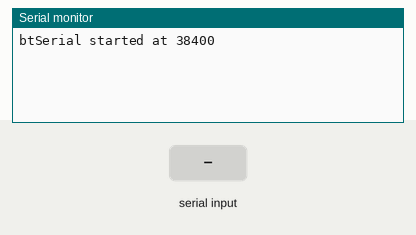
Simulated run of this sketch. Board: Arduino Uno, built with avr-gcc and run on an emulated ATmega328P. Shown: the last lines printed to the serial monitor. The inputs (shaded band) are chosen by the test bench.

Above: at 1.2 s.
1.3 s: "1" received over the second serial link
At 1.9 s:
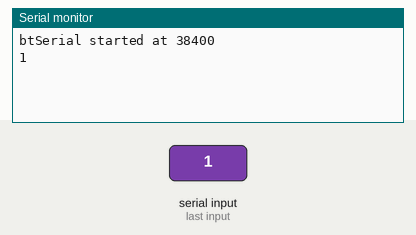
2.8 s: "0" received over the second serial link
At 4.2 s:
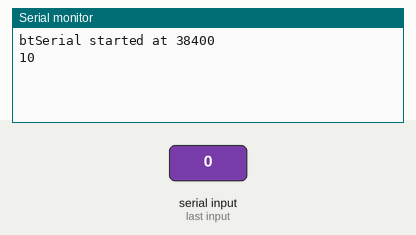

Measured:
- after the input at 1.3 s, the serial monitor: prints a new line at once (image 1)
- after the input at 2.8 s, the serial monitor: prints a new line at once (image 2)

The sketch:

bluetooth-config.ino
```cpp
// To connect your ps3 controller,go to Tools-->Library Manager-->serach for ps3 host controller and install
// Remember to include <Ps3Controller.h>
// To configure your HC05 as a slave,connect it to your arduino board the connect the arduino to the laptop
//Run This code
#include <SoftwareSerial.h>
SoftwareSerial btSerial(0, 1); // RX | TX

void setup()
{
    Serial.begin(9600);

    btSerial.begin(38400);
    Serial.println("btSerial started at 38400");
}

void loop()
{
  // Keep reading from Arduino Serial Monitor and send to HC-05
  if (Serial.available())
  {
    btSerial.write(Serial.read());
  }

  // Keep reading from HC-05 and send to Arduino Serial Monitor
  if (btSerial.available())
  {
    Serial.write(btSerial.read());
  }
}

/*
Upload the code
Once uploaded,remove the cable from Arduino hold the enable button on HC05 then connect cable to arduino
Go to tools and select serial monitor,select baud rate as 9600 and select both NL & CR
Slave Command:
AT
AT+RMAAD
AT+ROLE=0
AT+UART=38400,0,0
AT+ADDR
copy the address*/

// To get ps3controller macadress,download sixaxispair tool,install and open it, get the macaddress
// Take the address of the HC05 and copy paste it there and click update
```
